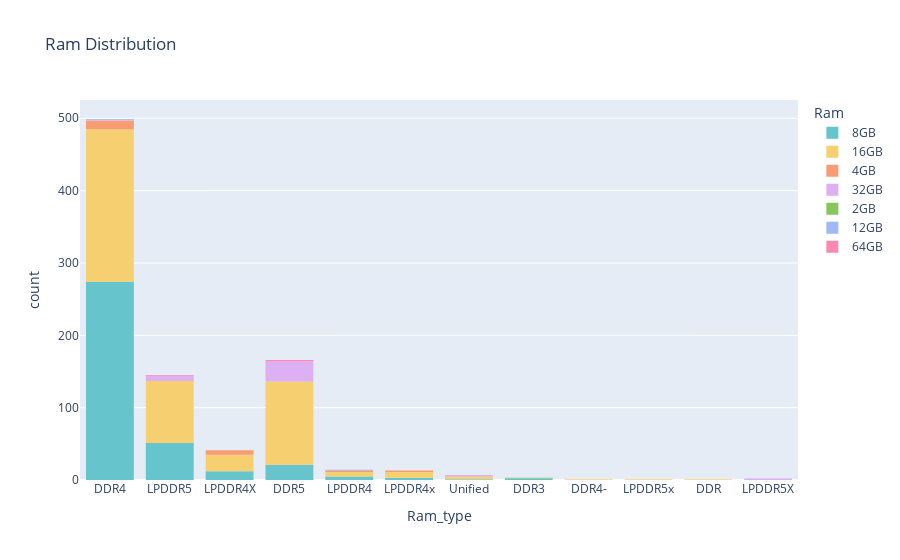

Write notebook code for a chart like this one.
### Code cell
# RAM SIze and Type
plt = px.histogram(df, x='Ram_type', color='Ram', title="Ram Distribution", color_discrete_sequence=px.colors.qualitative.Pastel)
plt.show()

### Figure 1 — Plotly figure (JSON) as saved in the notebook; plotly's stock layout.template omitted (floating-point values rounded to 4 significant figures; data arrays with more than 128 entries replaced by an {"elided": "..."} marker saying what was removed)
{"data": [{"alignmentgroup": "True", "bingroup": "x", "hovertemplate": "Ram=8GB<br>Ram_type=%{x}<br>count=%{y}<extra></extra>", "legendgroup": "8GB", "marker": {"color": "rgb(102, 197, 204)", "pattern": {"shape": ""}}, "name": "8GB", "offsetgroup": "8GB", "orientation": "v", "showlegend": true, "type": "histogram", "x": {"elided": "369 str values"}, "xaxis": "x", "yaxis": "y"}, {"alignmentgroup": "True", "bingroup": "x", "hovertemplate": "Ram=16GB<br>Ram_type=%{x}<br>count=%{y}<extra></extra>", "legendgroup": "16GB", "marker": {"color": "rgb(246, 207, 113)", "pattern": {"shape": ""}}, "name": "16GB", "offsetgroup": "16GB", "orientation": "v", "showlegend": true, "type": "histogram", "x": {"elided": "456 str values"}, "xaxis": "x", "yaxis": "y"}, {"alignmentgroup": "True", "bingroup": "x", "hovertemplate": "Ram=4GB<br>Ram_type=%{x}<br>count=%{y}<extra></extra>", "legendgroup": "4GB", "marker": {"color": "rgb(248, 156, 116)", "pattern": {"shape": ""}}, "name": "4GB", "offsetgroup": "4GB", "orientation": "v", "showlegend": true, "type": "histogram", "x": ["DDR4", "LPDDR4", "DDR4", "LPDDR4", "LPDDR4x", "DDR4", "LPDDR4x", "DDR4", "DDR4", "LPDDR4X", "DDR4", "DDR4", "LPDDR4X", "LPDDR4X", "LPDDR4X", "LPDDR4X", "LPDDR4X", "DDR4", "DDR4", "DDR4", "DDR4", "DDR4"], "xaxis": "x", "yaxis": "y"}, {"alignmentgroup": "True", "bingroup": "x", "hovertemplate": "Ram=32GB<br>Ram_type=%{x}<br>count=%{y}<extra></extra>", "legendgroup": "32GB", "marker": {"color": "rgb(220, 176, 242)", "pattern": {"shape": ""}}, "name": "32GB", "offsetgroup": "32GB", "orientation": "v", "showlegend": true, "type": "histogram", "x": ["LPDDR5X", "DDR5", "DDR5", "DDR5", "LPDDR5", "DDR5", "DDR4", "DDR5", "LPDDR5", "Unified", "DDR5", "DDR5", "LPDDR5", "Unified", "LPDDR5", "LPDDR5", "DDR5", "DDR5", "DDR5", "DDR5", "DDR5", "DDR5", "LPDDR5", "DDR5", "DDR5", "DDR5", "DDR5", "DDR5", "DDR5", "LPDDR5X", "DDR5", "DDR5", "DDR5", "DDR5", "LPDDR5", "DDR5", "DDR5", "DDR5", "DDR5", "DDR5"], "xaxis": "x", "yaxis": "y"}, {"alignmentgroup": "True", "bingroup": "x", "hovertemplate": "Ram=2GB<br>Ram_type=%{x}<br>count=%{y}<extra></extra>", "legendgroup": "2GB", "marker": {"color": "rgb(135, 197, 95)", "pattern": {"shape": ""}}, "name": "2GB", "offsetgroup": "2GB", "orientation": "v", "showlegend": true, "type": "histogram", "x": ["DDR3"], "xaxis": "x", "yaxis": "y"}, {"alignmentgroup": "True", "bingroup": "x", "hovertemplate": "Ram=12GB<br>Ram_type=%{x}<br>count=%{y}<extra></extra>", "legendgroup": "12GB", "marker": {"color": "rgb(158, 185, 243)", "pattern": {"shape": ""}}, "name": "12GB", "offsetgroup": "12GB", "orientation": "v", "showlegend": true, "type": "histogram", "x": ["LPDDR4", "DDR4"], "xaxis": "x", "yaxis": "y"}, {"alignmentgroup": "True", "bingroup": "x", "hovertemplate": "Ram=64GB<br>Ram_type=%{x}<br>count=%{y}<extra></extra>", "legendgroup": "64GB", "marker": {"color": "rgb(254, 136, 177)", "pattern": {"shape": ""}}, "name": "64GB", "offsetgroup": "64GB", "orientation": "v", "showlegend": true, "type": "histogram", "x": ["LPDDR5", "DDR5", "DDR5"], "xaxis": "x", "yaxis": "y"}], "layout": {"barmode": "relative", "legend": {"title": {"text": "Ram"}, "tracegroupgap": 0}, "title": {"text": "Ram Distribution"}, "xaxis": {"anchor": "y", "domain": [0, 1], "title": {"text": "Ram_type"}}, "yaxis": {"anchor": "x", "domain": [0, 1], "title": {"text": "count"}}}}
